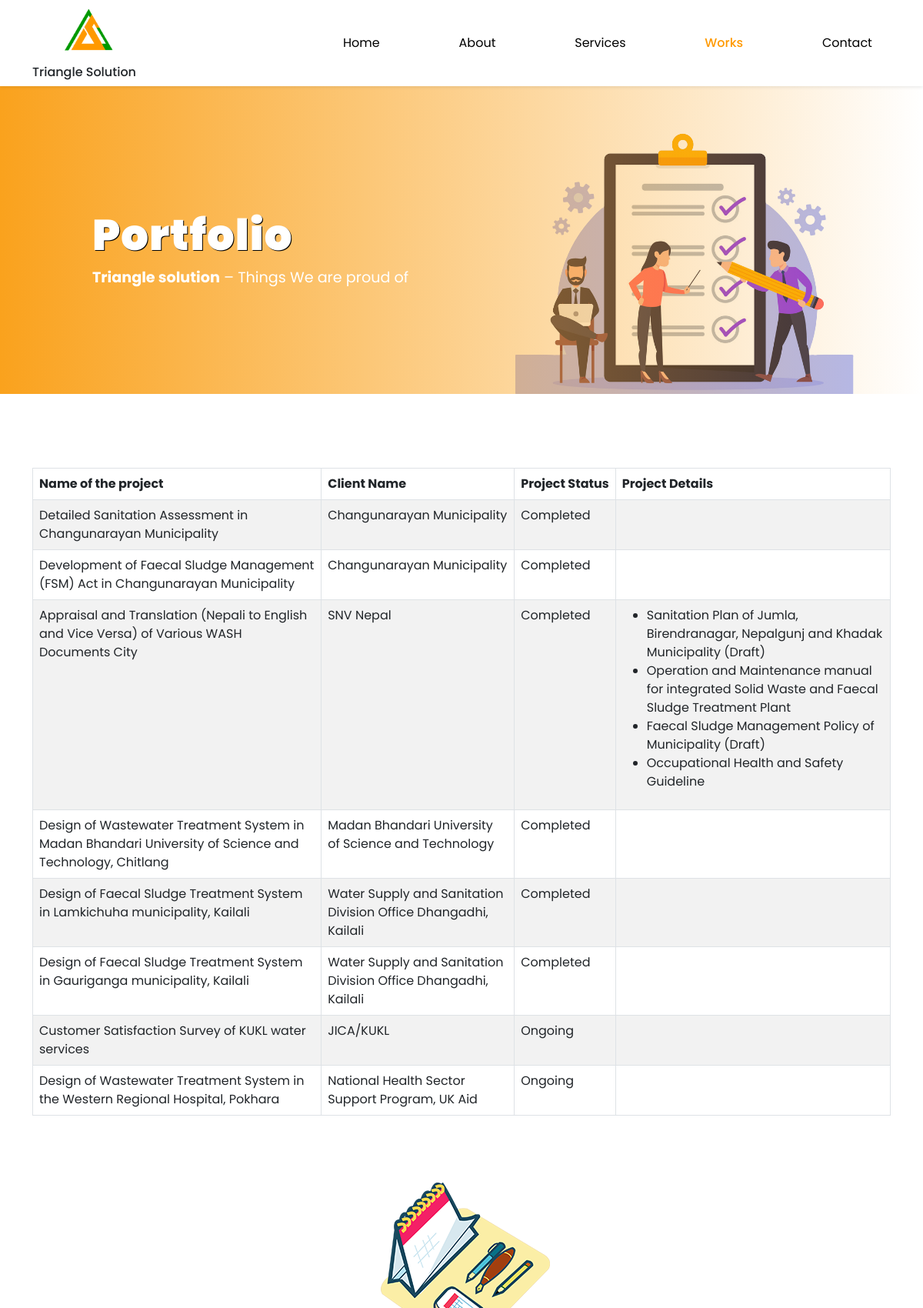
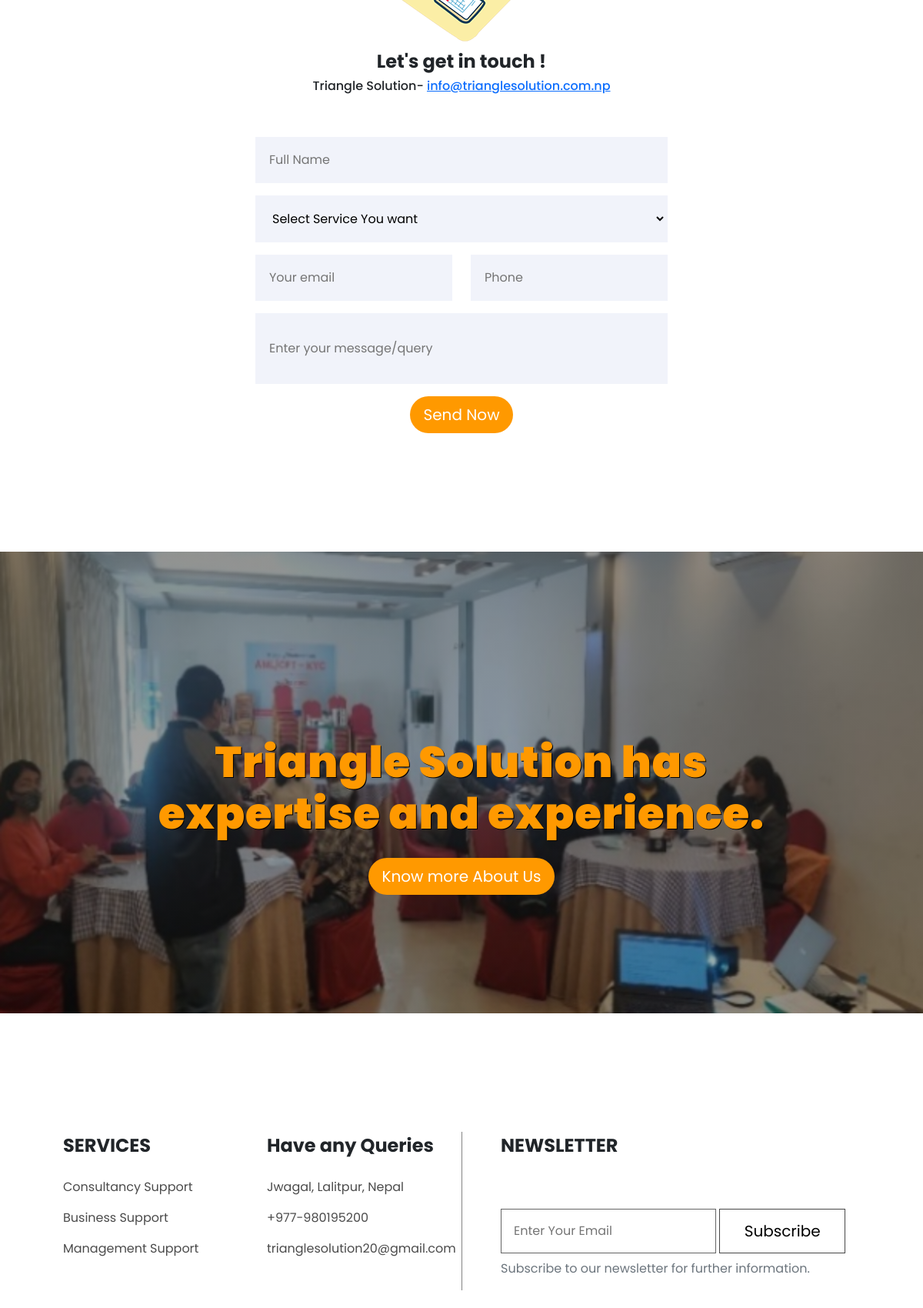
The page /works/index.php (upper part) on the database its author committed (2 pictures, top to bottom).
### tables this page shows
CREATE TABLE `project` (
  `p_id` int(11) NOT NULL,
  `p_name` varchar(255) NOT NULL,
  `c_name` varchar(255) NOT NULL,
  `p_status` varchar(255) NOT NULL,
  `p_details` text NOT NULL
);

### works/index.php (the view, shortened to what this page needs)
<!DOCTYPE html>
<html lang="en">
<head>
    <link href="../assest/css/bootstrap.min.css" rel="stylesheet">
    <link rel="stylesheet" href="../assest/css/flickity.min.css">
    <link rel="stylesheet" href="../assest/css/style.css">
    <link href="../assest/vendor/glightbox/css/glightbox.min.css" rel="stylesheet">
    <link rel="stylesheet" href="https://cdn.jsdelivr.net/npm/bootstrap-icons@1.5.0/font/bootstrap-icons.css">
</head>
<body>
    <?php
    $page = "works";
    include "../header.php";
    ?>
    <div class="cont-works">
        <div class="img2"></div>
        <div class="content2">
            <div>
                <h3 class="hero-title ll ll1">Portfolio</h3>
                <p class="ll2 ll hero-subtitle">
                    <b>Triangle solution</b> – Things We are proud of
                </p>
            </div>
        </div>
    </div>
     <section id="portfolio" class="portfolio pt-5">
      <div class="container">
<div class="table-responsive">
  <table class="table table-striped table-bordered mt-5" >
  <thead>
    <tr class='overflow-hidden text-nowrap'>
      <th scope="col">Name of the project</th>
      <th scope="col">Client Name</th>
      <th scope="col">Project Status</th>
      <th scope="col" >Project Details</th>
    </tr>
  </thead>
  <tbody>
  <?php
include_once '../admin/loginsystem/includes/dbh.inc.php';
$select = "SELECT * FROM project";
$run = mysqli_query($conn,$select);
while($row_project = mysqli_fetch_array($run)){
    $p_name = $row_project['p_name'];
    $c_name = $row_project['c_name'];
    $p_status = $row_project['p_status'];
    $p_details = $row_project['p_details'];
  ?>
    <tr>
      <td scope="row"><?php echo $p_name; ?></td>
      <td><?php echo $c_name; ?></td>
      <td><?php echo $p_status; ?></td>
      <td><?php echo $p_details; ?></td>
    </tr>
<?php  } ?>
  </tbody>
</table>
</div>
      </div>
    </section>
    <div class="container pb-5">
        <div class="myback2">
            <div class="row">
                <div class="col text-center px-3"><img src="../assest/images/contactt.png" alt="Contact image vector"
                        class="img-fluid">
                </div>
                <h6 class="text-center mytitle">Let's get in touch !</h6>
                <h6 class="text-center">Triangle Solution- </span><span><a
                            href="mailto:info@carehospitality.com.np">info@trianglesolution.com.np</a></h6>
            </div>
            <div class="row row-cols-1 row-cols-md-3 mt-5">
                <div class="col-md-3"></div>
                <div class="col-md-6">
                    <form action="../contactForm.php" method="POST">
                        <div class="row">
                            <div class="mb-3">
                                <input type="text" placeholder="Full Name" name="name" class="fields" id="name">
                            </div>
                        </div>
                        <div class="row">
                            <div class="mb-3">
                                <select name="service_type" id="service" class="fields">
                                    <option value="" disabled selected>Select Service You want
                                    </option>
                                </select>
                            </div>
                        </div>
                        <div class="row row-cols-1 row-cols-sm-2">
                            <div class="col">
                                <div class="mb-3">
                                    <input type="email" aria-describedby="emailHelp" placeholder="Your email"
                                        name="email" class="fields">
                                </div>
                            </div>
                            <div class="col">
                                <div class="mb-3">
                                    <input type="text" name="phone" placeholder="Phone" name="phone" class="fields">
                                </div>
                            </div>
                        </div>
                        <div class="row">
                            <div class="mb-3">
                                <input type="text" name="message" id="message" placeholder="Enter your message/query"
                                    class="fields mess">
                            </div>
                        </div>
                        <div class="row">
                            <div class="col text-center"><button type="submit" class="btn mybtn btn-lg">Send
                                    Now</button></div>
                        </div>
                    </form>
                </div>
                <div class="col-md-3"></div>
            </div>
        </div>
    </div>
    <div class="py-5"></div>
    <div class="cont">
        <div class="img"></div>
        <div class="content">
            <div>
                <h3 class="hero-title llc ll1">Triangle Solution has expertise and experience.</h3>
                <a href="/about" class="btn btn-lg mybtn mt-3">Know more About Us</a>
            </div>
        </div>
    </div>
    <div class="py-5"></div>
    <?php
    include "../footer.php";
    ?>
</body>
</html>

### header.php (shortened to what this page needs)
<div class="bg-white shadow-sm naa">
    <div class="mynavbar container">
        <div class="row row-cols-2 row-cols-md-6" style="display:flex;align-items:center;">
            <div class="col col-md-4 py-0">
                <a href="/">
                    <img <?php echo ($page=='home' ) ? "src='assest/images/triangle.png'"
                        : "src='../assest/images/triangle.png'"; ?> alt="logo of triangle solution" class="img-fluid"
                    width="150px">
                </a>
                <h6>Triangle Solution</h6>
            </div>
            <div class="col col-md-8 text-right py-4 haha">
                <ul class="navbar-nav me-auto mb-2 mb-lg-0 juss">
                    <li class="nav-item">
                        <a <?php echo ($page=='home' ) ? "class='nav-link linkactive px-4'"
                            : "class='nav-link px-4' aria-current='page'" ; ?> href="/">Home</a>
                    </li>
                    <li class="nav-item">
                        <a <?php echo ($page=='about' ) ? "class='nav-link linkactive px-4'"
                            : "class='nav-link px-4' aria-current='page'" ; ?> href="/about">About</a>
                    </li>
                    <li class="nav-item">
                        <a <?php echo ($page=='services' ) ? "class='nav-link linkactive px-4'"
                            : "class='nav-link px-4' aria-current='page'" ; ?> href="/services">Services</a>
                    </li>
                    <li class="nav-item">
                        <a <?php echo ($page=='works' ) ? "class='nav-link linkactive px-4'"
                            : "class='nav-link px-4' aria-current='page'" ; ?> href="/works">Works</a>
                    </li>
                    <li class="nav-item">
                        <a <?php echo ($page=='contact' ) ? "class='nav-link linkactive px-4'"
                            : "class='nav-link px-4' aria-current='page'" ; ?> href="/contact">Contact</a>
                    </li>
                </ul>
            </div>
        </div>
    </div>
</div>

### footer.php (shortened to what this page needs)
<footer class="py-5">
    <div class="container">
        <div class="row rows-cols-1 row-cols-md-2 mypa">
            <div class="col-12 col-md-6">
                <div class="row row-cols-2">
                    <div class="col">
                        <p class="mytitle">SERVICES</p>
                        <a href="/services" class="linkss">Consultancy Support</a><br>
                        <a href="/services" class="linkss">Business Support</a><br>
                        <a href="/services" class="linkss">Management Support</a><br>
                    </div>
                    <div class="col">
                        <p class="mytitle">Have any Queries</p>
                        <ul class="mx-0 px-0 lsnone">
                            <li>
                                <a href="#" class="linkss">
                                Jwagal, Lalitpur, Nepal
                                </a>
                            </li>
                            <li>
                                <a href="tel:.+977-980195200 " class="linkss">
                                +977-980195200
                                </a>
                            </li>
                            <li>
                                <a href="mailto: info@trianglesolution20@gmail.com" class="linkss">
                                    trianglesolution20@gmail.com
                                </a>
                            </li>
                        </ul>
                    </div>
                </div>
            </div>
            <div class="col-12 col-md-6 bordlef">
                <p class="mytitle">NEWSLETTER</p>
                <input type="text" placeholder="Enter Your Email" class="myin mt-2 mt-sm-5">
                <input type="submit" value="Subscribe" class="btn btn-lg mybtn33 no-border">
                <p class="mt-2 text-secondary">Subscribe to our newsletter for further information. </p>
            </div>
        </div>
    </div>
</footer>

### assest/css/style.css (style rules this page uses)
* { margin: 0; padding: 0; box-sizing: border-box; font-family: "Poppins", sans-serif; }
.juss { display: flex !important; flex-direction: row; justify-content: space-between !important; align-items: center; }
.nav-link { color: black; border-radius: 5px; }
.linkactive { color: #ff9900; font-weight: 500; }
.hero-title { letter-spacing: 1px; font-size: 3.5rem; font-weight: 900; font-family: "Playfair Display", serif; color: #3d3d3d; }
.hero-subtitle { font-size: 1rem; color: gray; }
.mybtn { color: #ffffff; background-color: #ff9900; border-radius: 30px; margin-right: 0px; }
.no-border { border: none; }
.mybtn33 { background-color: none !important; color: #000000; border-radius: 0px; border: 1px solid #474747; padding: 0.8rem; width: 35%; }
.mytitle { font-weight: bold; font-size: 1.5rem; }
.myback2 { padding: 10px 10px 10px 10px; margin-top: 50px; }
.fields { width: 100%; padding: 1rem; border: 2px solid #f1f3fa; background-color: #f1f3fa; }
.mess { padding: 2rem 1rem; }
.linkss { text-decoration: none; color: rgb(75, 75, 75); font-weight: 400; font-size: 1rem; line-height: 2.5rem; }
.mypa { padding: 10px 40px; }
.myin { width: 60%; border: 1px solid rgb(100, 100, 100); border-radius: 0; padding: 1rem; }
.bordlef { border-left: 1px solid rgb(131, 131, 131); padding-left: 50px; }
.cont { background-image: url("../images/whatwedo.png"); background-position: center; background-size: cover; padding: 300px 0px; position: relative; }
.img { background: linear-gradient(90deg, #16171657 0%, #373a388c 100%); background: -webkit-linear-gradient(90deg, #16171657 0%, #373a388c 100%); opacity: 1; position: absolute; width: 100%; height: 100%; top: 0; z-index: 1; }
.img2 { background-image: linear-gradient(90deg, #faa21d, #c79bff00); opacity: 1; position: absolute; width: 100%; height: 100%; top: 0; z-index: 1; }
.cont-works { background: url("../images/aboutworks.png"); background-position: right; background-size: contain; background-repeat: no-repeat; padding: 200px 0px; position: relative; }
.content { position: absolute; margin-left: auto; margin-right: auto; left: 0; right: 0; top: 40%; width: 100%; z-index: 2; text-align: center; padding: 0 200px; }
.content2 { position: absolute; margin-left: auto; margin-right: auto; left: 0; right: 0; top: 40%; width: 100%; z-index: 2; text-align: left; padding: 0 120px; }
.ll { color: rgb(255, 255, 255) !important; }
.llc { color: #ff9900 !important; }
.ll1 { font-family: "Poppins", sans-serif; text-shadow: 1px 1px #000000; }
.ll2 { font-size: 1.2rem; }
.naa { position: sticky; top: 0; z-index: 10; }
.lsnone { list-style: none; }

### rows shown on the page
project: p_name "Detailed Sanitation Assessment in Changunarayan Municipality", c_name "Changunarayan Municipality", p_status "Completed"
project: p_name "Development of Faecal Sludge Management (FSM) Act in Changunarayan Municipality", c_name "Changunarayan Municipality", p_status "Completed"
project: p_name "Appraisal and Translation (Nepali to English and Vice Versa) of Various WASH Documents City", c_name "SNV Nepal", p_status "Completed", p_details "Sanitation Plan of Jumla, Birendranagar, Nepalgunj and Khadak Municipality (Draft) Operation and Maintenance manual for integrated Solid Waste and Faecal Sludge Treatment Plant Faecal Sludge Management Policy of Municipality (Draft) Occupational Health and Safety Guideline"
project: p_name "Design of Wastewater Treatment System in Madan Bhandari University of Science and Technology, Chitlang", c_name "Madan Bhandari University of Science and Technology", p_status "Completed"
project: p_name "Design of Faecal Sludge Treatment System in Lamkichuha municipality, Kailali", c_name "Water Supply and Sanitation Division Office Dhangadhi, Kailali", p_status "Completed"
project: p_name "Design of Faecal Sludge Treatment System in Gauriganga municipality, Kailali", c_name "Water Supply and Sanitation Division Office Dhangadhi, Kailali", p_status "Completed"
project: p_name "Customer Satisfaction Survey of KUKL water services", c_name "JICA/KUKL", p_status "Ongoing"
project: p_name "Design of Wastewater Treatment System in the Western Regional Hospital, Pokhara", c_name "National Health Sector Support Program, UK Aid", p_status "Ongoing"
